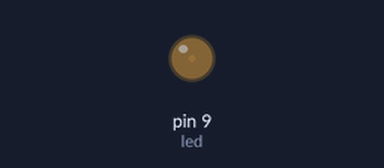
Recording of a sketch running on a simulated Arduino Uno, built with avr-gcc and run on an emulated ATmega328P. On the bench: output pins drawn as LEDs (lit = HIGH).

Above: at 0.05 s.
At 0.95 s:
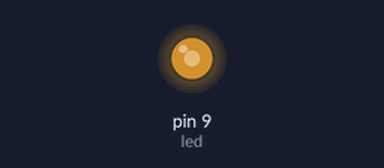
At 1.4 s:
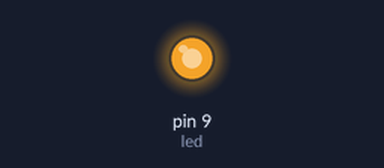
At 2.75 s:
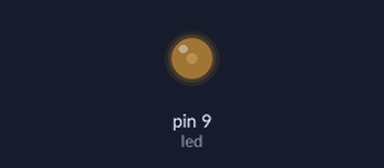
Timing chart, 0 to 7.0 s (numbered marks = the images above):
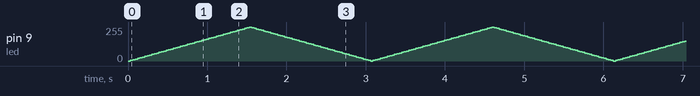

The sketch:

Lab5b-VibrationMotor.ino
```cpp
int led = 9;
int speed = 0;
int speedChange = 5;

void setup()  {
  pinMode(led, OUTPUT);
}

void loop()  {
  analogWrite(led, speed);
  speed = speed + speedChange;

  if (speed == 0 || speed == 255) {
    speedChange = -speedChange ;
  }
  // wait for 30 milliseconds to see the dimming effect
  delay(30);
}
```
